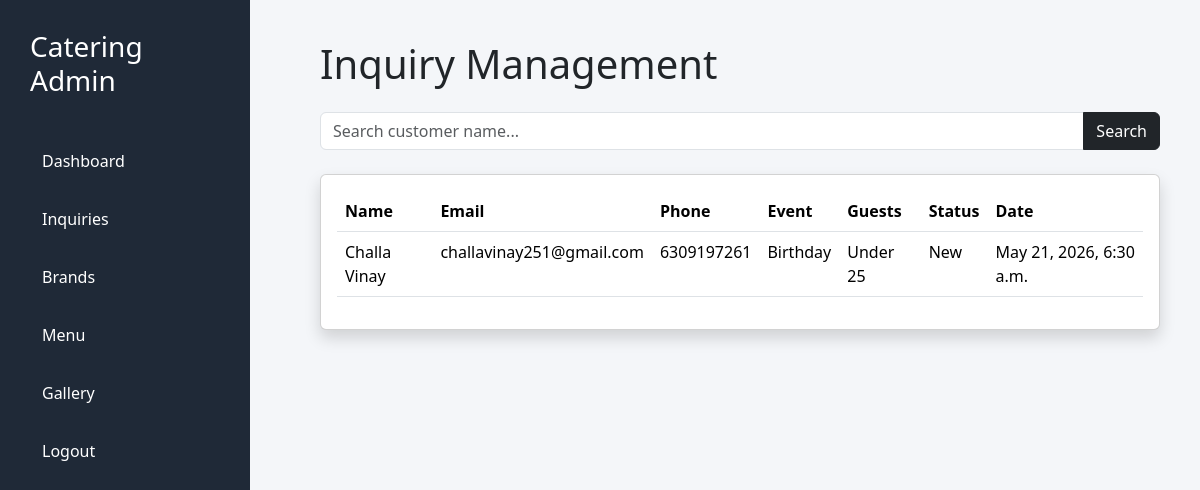
Page /dashboard/inquiries/ (signed in) on the committed database.
### inquiries/models.py (models this page shows, shortened)
class Inquiry(models.Model):
    EVENT_CHOICES = [
        ('Wedding', 'Wedding'),
        ('Corporate', 'Corporate'),
        ('Birthday', 'Birthday'),
        ('Anniversary', 'Anniversary'),
        ('Holiday Party', 'Holiday Party'),
        ('Cultural/Religious Celebration', 'Cultural/Religious Celebration'),
        ('Other', 'Other')
    ]
    GUEST_CHOICES = [
        ('Under 25', 'Under 25'),
        ('25-50', '25-50'),
        ('50-100', '50-100'),
        ('100-200', '100-200'),
        ('200+', '200+')
    ]
    SERVICE_STYLE = [
        ('Buffet', 'Buffet'),
        ('Plated/Seated', 'Plated/Seated'),
        ('Family Style', 'Family Style'),
        ('Stations', 'Stations'),
        ('Cocktail/Appetizers', 'Cocktail/Appetizers'),
        ('Drop-off', 'Drop-off')
    ]
    LOCATION_TYPE = [
        ('Indoor', 'Indoor'),
        ('Outdoor', 'Outdoor')
    ]
    STATUS_CHOICES = [
        ('New', 'New'),
        ('Contacted', 'Contacted'),
        ('Quote Sent', 'Quote Sent'),
        ('Confirmed', 'Confirmed'),
        ('Completed', 'Completed')
    ]
    full_name = models.CharField(max_length=100)
    email = models.EmailField()
    phone = models.CharField(max_length=20)
    company = models.CharField(
        max_length=100,
        blank=True,
        null=True
    )
    event_type = models.CharField(
        max_length=100,
        choices=EVENT_CHOICES
    )
    event_date = models.DateField()
    flexible_date = models.BooleanField(
        default=False
    )
    event_time = models.TimeField(
        blank=True,
        null=True
    )
    guests = models.CharField(
        max_length=50,
        choices=GUEST_CHOICES
    )
    venue = models.CharField(
        max_length=200,
        blank=True,
        null=True
    )
    indoor_outdoor = models.CharField(
        max_length=50,
        choices=LOCATION_TYPE,
        blank=True,
        null=True
    )
    cuisine = models.CharField(
        max_length=200
    )
    service_style = models.CharField(
        max_length=100,
        choices=SERVICE_STYLE,
        blank=True,
        null=True
    )
    dietary_requirements = models.TextField(
        blank=True,
        null=True
    )
    services_needed = models.TextField(
        blank=True,
        null=True
    )
    budget = models.CharField(
        max_length=100
    )
    event_details = models.TextField(
        blank=True,
        null=True
    )
    hear_about = models.CharField(
        max_length=100,
        blank=True,
        null=True
    )
    status = models.CharField(
        max_length=50,
        choices=STATUS_CHOICES,
        default='New'
    )
    created = models.DateTimeField(
        auto_now_add=True
    )

### dashboard/views.py (the view)
@login_required
def inquiries_management(request):
    inquiries=Inquiry.objects.all().order_by(
        '-created'
    )
    search=request.GET.get(
        'search'
    )
    if search:
        inquiries=inquiries.filter(
            full_name__icontains=search
        )
    context={
        'inquiries':inquiries
    }
    return render(
        request,
        'dashboard/inquiries.html',
        context
    )

### templates/dashboard/inquiries.html
{% extends 'dashboard/base_dashboard.html' %}
{% block content %}
<h1 class="mb-4">
Inquiry Management
</h1>
<form method="GET">
<div class="input-group mb-4">
<input
type="text"
name="search"
class="form-control"
placeholder="Search customer name..."
>
<button class="btn btn-dark">
Search
</button>
</div>
</form>
<div class="card shadow">
<div class="card-body">
<table class="table table-hover">
<thead>
<tr>
<th>Name</th>
<th>Email</th>
<th>Phone</th>
<th>Event</th>
<th>Guests</th>
<th>Status</th>
<th>Date</th>
</tr>
</thead>
<tbody>
{% for inquiry in inquiries %}
<tr>
<td>
{{inquiry.full_name}}
</td>
<td>
{{inquiry.email}}
</td>
<td>
{{inquiry.phone}}
</td>
<td>
{{inquiry.event_type}}
</td>
<td>
{{inquiry.guests}}
</td>
<td>
{{inquiry.status}}
</td>
<td>
{{inquiry.created}}
</td>
</tr>
{% endfor %}
</tbody>
</table>
</div>
</div>
{% endblock %}

### templates/dashboard/base_dashboard.html (style rules this page uses)
body { background:#f4f6f9; margin:0; }

### rows in the picture
Inquiry: full_name "Challa Vinay", email "challavinay251@gmail.com", phone "6309197261", event_type "Birthday", guests "Under 25", status "New", created "May 21, 2026, 6:30 a.m."
